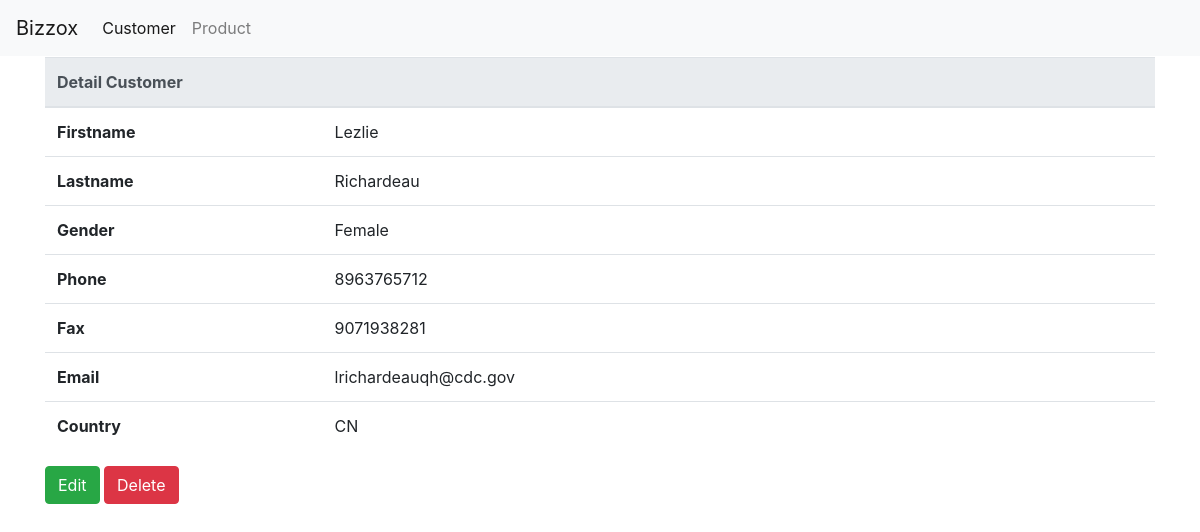
/customer/detail?id=1953, run on the app's committed database.
### tables this page shows
CREATE TABLE `xcustomer` (
  `id` int(11) UNSIGNED NOT NULL,
  `gender` varchar(1) DEFAULT NULL,
  `first_name` varchar(100) NOT NULL,
  `last_name` varchar(100) NOT NULL,
  `email` varchar(60) DEFAULT NULL,
  `phone` varchar(60) DEFAULT NULL,
  `fax` varchar(30) DEFAULT NULL,
  `country_code` varchar(5) DEFAULT NULL,
  `enabled` tinyint(1) UNSIGNED NOT NULL DEFAULT 0,
  `created_at` datetime NOT NULL,
  `updated_at` datetime NOT NULL
);

### application/controllers/Customer.php (called while the page is built, shortened)
<?php
class Customer extends CI_Controller {
	public function __construct()
	{
		$this->load->helper('form','url');
		$this->load->library('form_validation');
		$this->load->library('pagination');
		$this->load->model('Customer_model');
		$this->load->database();
	}
	public function detail(){
		$id = $this->input->get('id');
		$data['customer'] = $this->Customer_model->getUser($id);
		$this->load->view('customer/detail',$data);
	}
}

### index.php (called while the page is built, shortened)
<?php
require_once BASEPATH.'core/CodeIgniter.php';

### application/models/Customer_model.php (called while the page is built, shortened)
<?php
class Customer_model extends CI_Model {
	public function getUser($id){
		return $this->db->query("select * from xcustomer where id = $id")->row();
	}
}

### application/views/customer/detail.php (the view, shortened to what this page needs)
<div class="container">
	<div class="row">
		<div class="col">
		</div>
	</div>
	<div class="row">
		<div class="col">
			<table class="table">
				<thead class="thead-light">
					<tr>
						<th scope="col" colspan="2">Detail Customer</th>
					</tr>
				</thead>
				<tbody>
					<tr>
						<th scope="row" class="w-25">Firstname</th>
						<td class="w-75"><?php echo $customer->first_name?></td>
					</tr>
					<tr>
						<th scope="row" class="w-25">Lastname</th>
						<td class="w-75"><?php echo $customer->last_name?></td>
					</tr>
					<tr>
						<th scope="row" class="w-25">Gender</th>
						<td class="w-75"><?php echo $customer->gender == 'M' ? 'Male' : 'Female' ?></td>
					</tr>
					<tr>
						<th scope="row" class="w-25">Phone</th>
						<td class="w-75"><?php echo $customer->phone?></td>
					</tr>
					<tr>
						<th scope="row" class="w-25">Fax</th>
						<td class="w-75"><?php echo $customer->fax?></td>
					</tr>
					<tr>
						<th scope="row" class="w-25">Email</th>
						<td class="w-75"><?php echo $customer->email?></td>
					</tr>
					<tr>
						<th scope="row" class="w-25">Country</th>
						<td class="w-75"><?php echo $customer->country_code?></td>
					</tr>
				</tbody>
			</table>
		</div>
	</div>
	<div class="row">
		<div class="col">
			<a href="<?=base_url("customer/edit?id=$customer->id")?>" class="btn btn-success">Edit</a>
			<a href="<?=base_url("customer/delete?id=$customer->id")?>" onclick="return confirm('Confirm Delete ?');" class="btn btn-danger">Delete</a>
		</div>
	</div>
</div>

### data on the page
xcustomer: first_name "Lezlie", last_name "Richardeau", phone "8963765712", fax "9071938281", email "lrichardeauqh@cdc.gov", country_code "CN"
